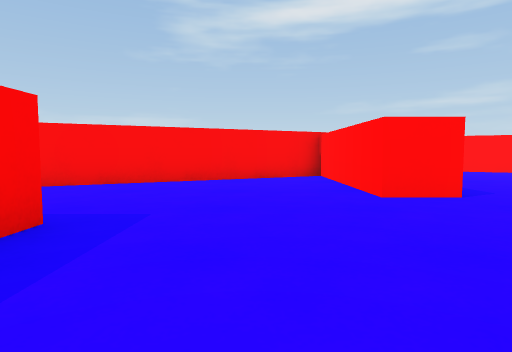
View 1 (above)

24 first-person views from a walk through a Unity game level. The camera is 0.56 m above the floor, tilts 4° down and sees 75° across. The floor is counted in squares, 1 m on a side. Each view is taken from the middle of a square. On the plan, view 1 faces up. The plan holds only what a view shows up to about 9 squares ahead; the rest is blank. The place goes on beyond the plan.

View 2
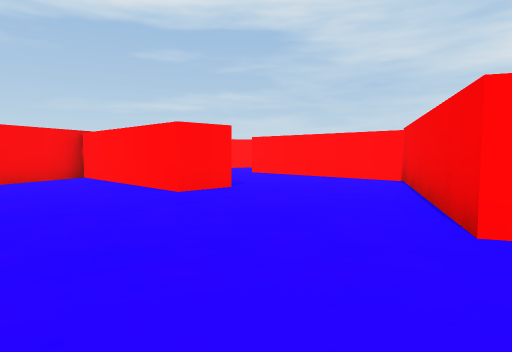

View 3
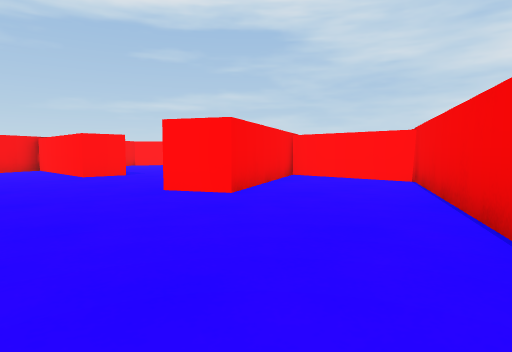

View 4
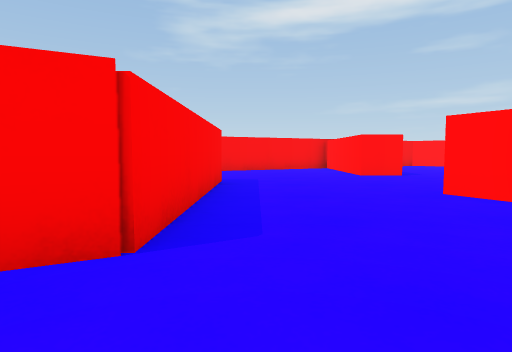

View 5
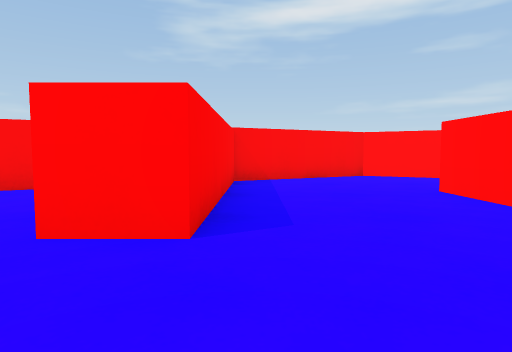

View 6
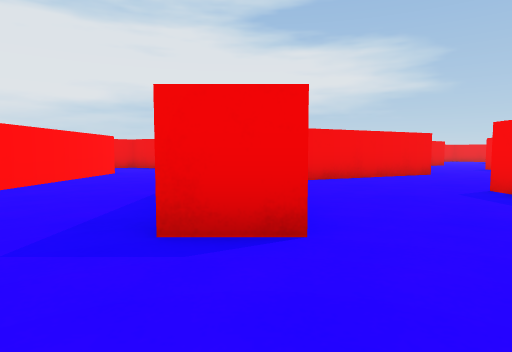

View 7
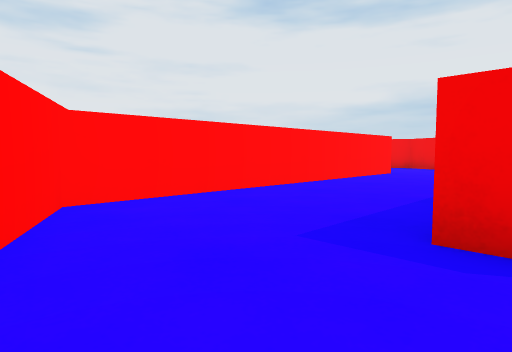

View 8
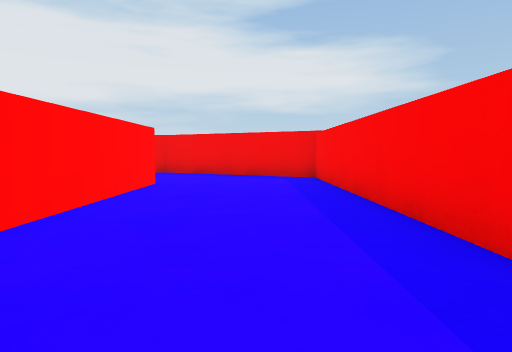

View 9
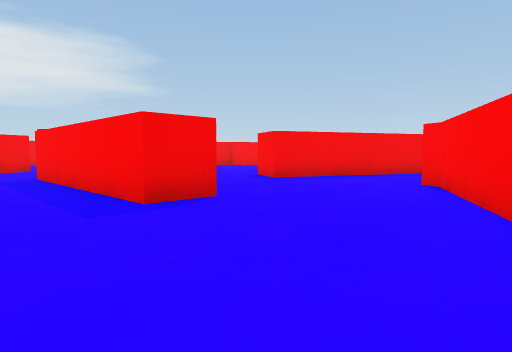

View 10
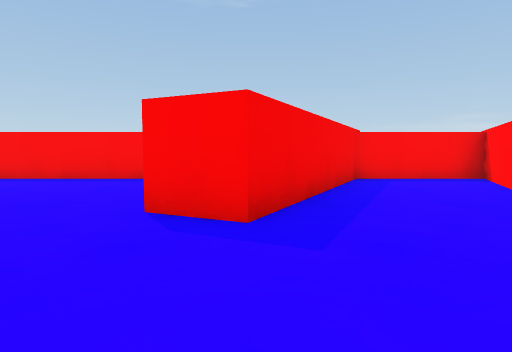

View 11
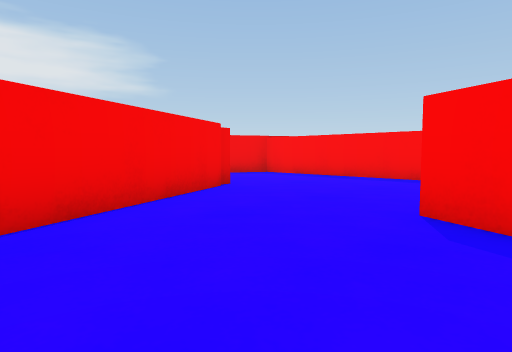

View 12
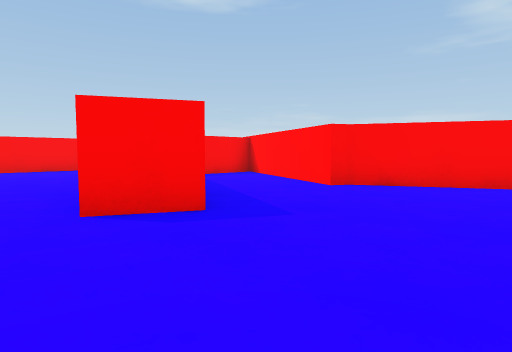

View 13
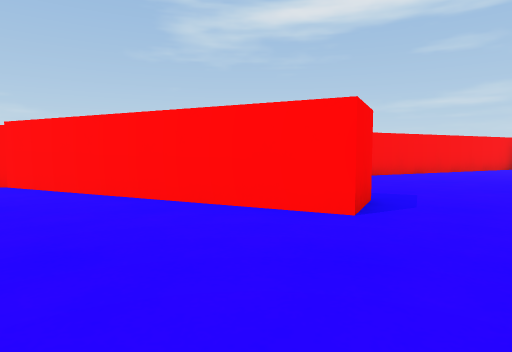

View 14
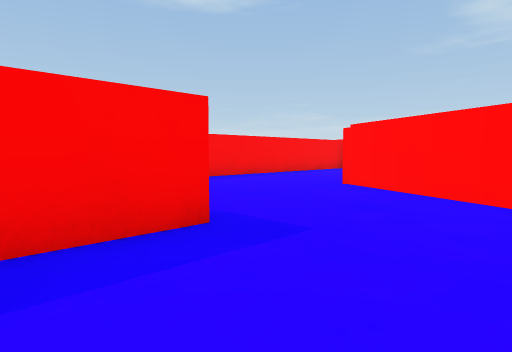

View 15
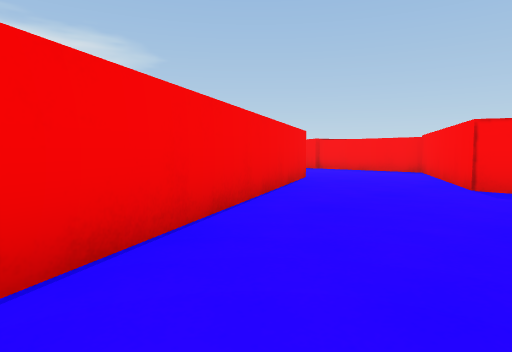

View 16
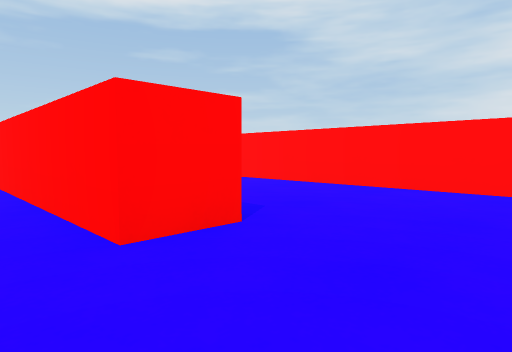

View 17
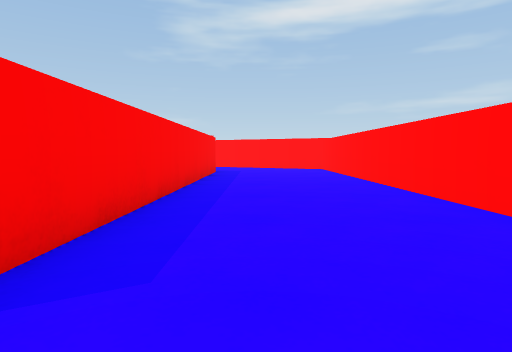

View 18
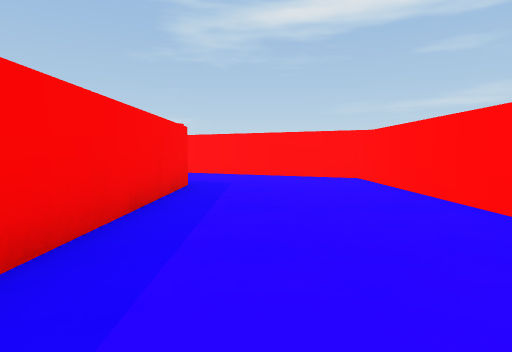

View 19
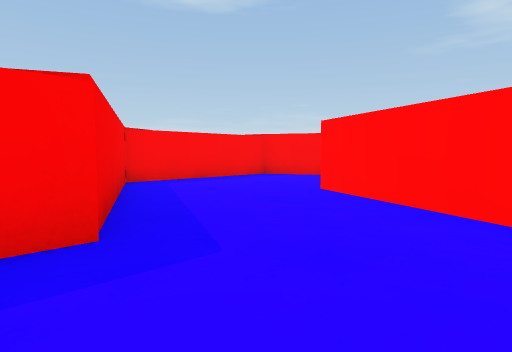

View 20
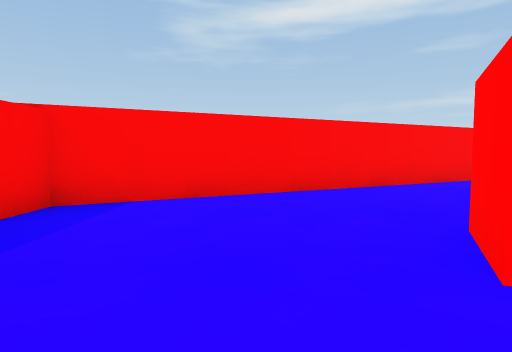

View 21
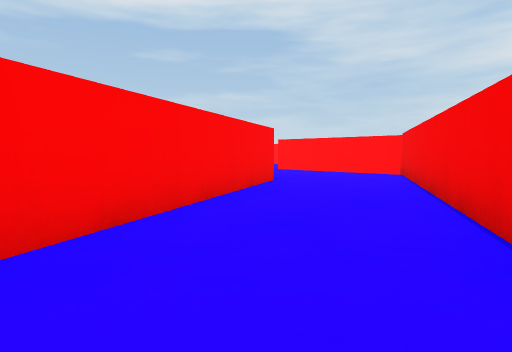

View 22
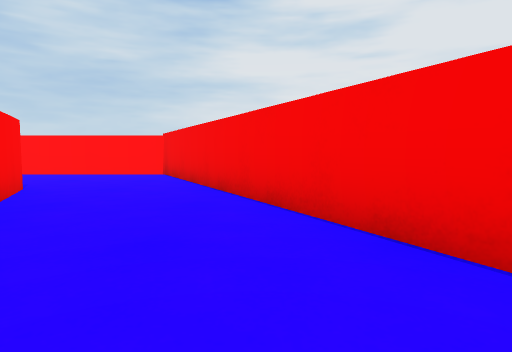

View 23
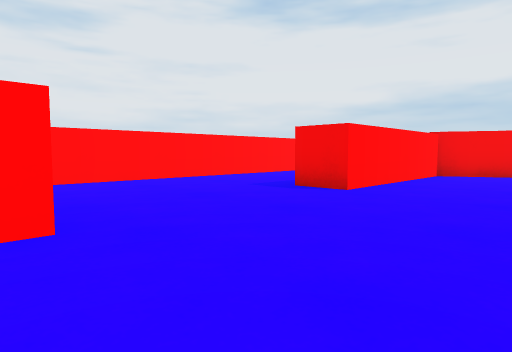

View 24
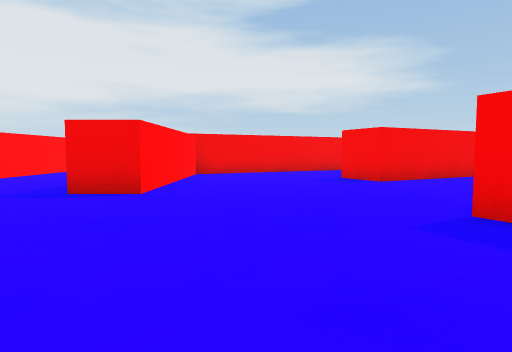

### Floor plan
Points are (right, up) in squares from view 1. A wall is a line through its corners. A room is listed if a view was taken in it or the views show most of it. See-through windows are left out.
Room 1 (views 1, 2, 3, 4, 5, 6, 7, 8, 9, 15, 16)
walls: (6.7, 4.4) (6.7, -1.5) (9.9, -3.1); (-2.8, 2.6) (-1.7, 2.6) (-1.7, -2.2) (-5.6, -4.2); (9.8, 0) (9.8, 8) (5.6, 10.1) (2.6, 8.6) (2.6, 4.1) (1.6, 4.1) (1.6, 8.1) (-4.9, 4.9); (-0.1, -4.6) (5.7, -1.6) (5.7, 1.5) (2, -0.4) (1.5, 0.6) (5.7, 2.7) (5.7, 6.8) (6.8, 6.8)
ways out: opening at (-3, 3.7) to room 2; opening at (10.5, -1.5) to room 4
Room 2 (views 10, 11, 12)
walls: (-4.9, 4.9) (-6, 4.3) (-6.1, 4) (-10.1, 5.9) (-10.1, 3.1) (-5.6, 0.9) (-6.1, -0.1); (-6.6, -3.4) (-3.3, -1.8)
ways out: opening at (-3, 3.7) to room 1; opening at (-6, -1.5) to room 3
Room 3 (views 13, 14)
walls: (-10.1, -1.4) (-10.1, -4.5); (-6.1, -0.1) (-11, 2.3)
ways out: opening at (-6, -1.5) to room 2
Room 4 (views 17, 18, 19, 20, 21, 22, 23, 24)
walls: (11.8, 18.2) (14.6, 19.6) (15.1, 18.6) (6.9, 14.4) (6.9, 10.7) (10.8, 8.7) (10.8, 0.5); (11.5, 13.8) (18.6, 17.3) (18.6, 21.5) (19.6, 21.5); (14.9, 23.4) (15.1, 23); (22.6, 16.9) (22.6, 24.5); (10.9, 0) (9.8, 0); (14.2, -1.4) (14.2, 10.3) (10, 12.4) (10.6, 13.4)
ways out: opening at (10.5, -1.5) to room 1

Where each view was taken, in squares from view 1:
view 1: 0 up, 0 right, facing up
view 2: 0 up, 1 left, facing up-right
view 3: 4 down, 1 left, facing up-right
view 4: 4 down, 1 left, facing up
view 5: 2 up, 3 right, facing up
view 6: 9 up, 6 right, facing down
view 7: 9 up, 6 right, facing down-right
view 8: 6 up, 8 right, facing down
view 9: 6 up, 0 right, facing down-left
view 10: 1 up, 3 left, facing left
view 11: 1 up, 3 left, facing down-left
view 12: 1 down, 3 left, facing up-left
view 13: 3 down, 7 left, facing up
view 14: 3 down, 8 left, facing up-left
view 15: 1 down, 4 right, facing down-left
view 16: 2 down, 9 right, facing up-right
view 17: 1 down, 12 right, facing up
view 18: 3 up, 12 right, facing up
view 19: 8 up, 13 right, facing up-left
view 20: 11 up, 9 right, facing up
view 21: 14 up, 10 right, facing up-right
view 22: 15 up, 10 right, facing right
view 23: 26 up, 16 right, facing down-right
view 24: 26 up, 17 right, facing down
